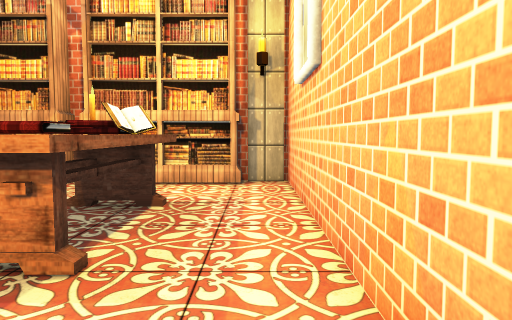
View 1 (above)

13 first-person views from a walk through a Unity game level. The camera is 1.3 m above the floor, tilts 4° down and sees 70° across. The floor is counted in squares, 1 m on a side. Each view is taken from the middle of a square. On the plan, view 1 faces up. The plan holds only what a view shows up to about 15 squares ahead; the rest is blank. The player character is not drawn. Some surface patterns are stand-ins.

View 2
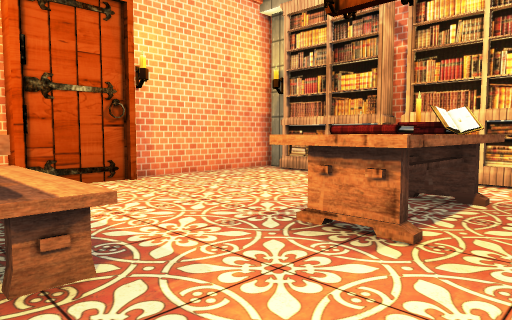

View 3
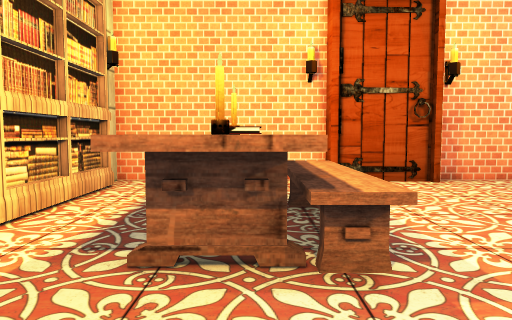

View 4
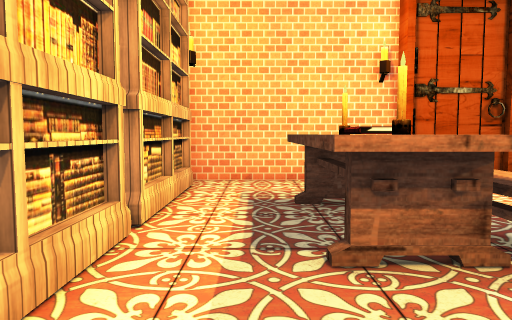

View 5
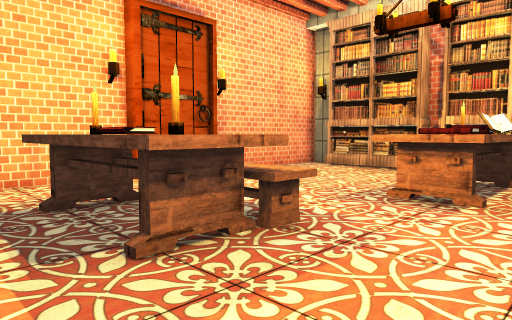

View 6
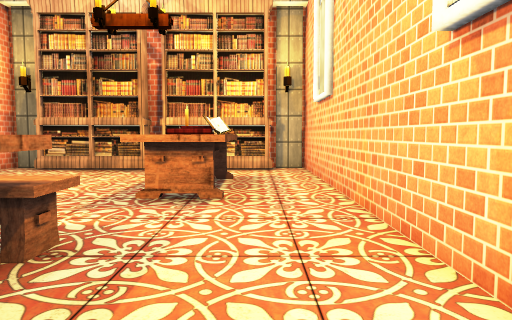

View 7
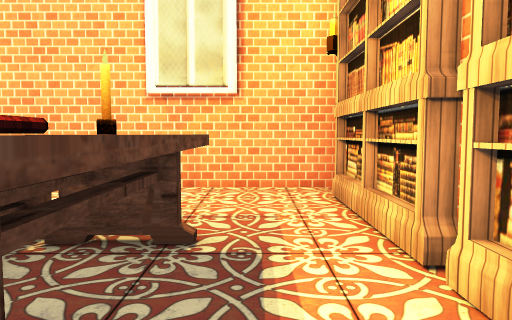

View 8
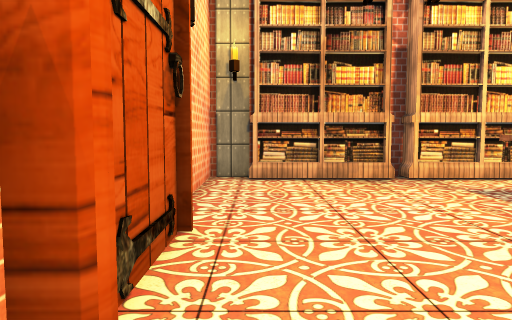

View 9
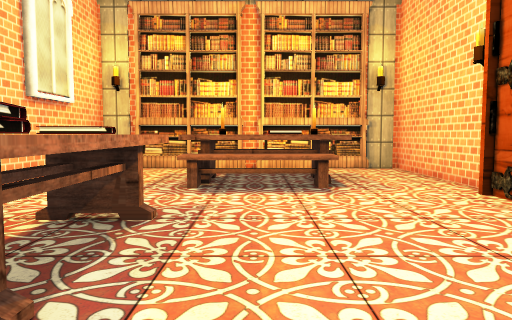

View 10
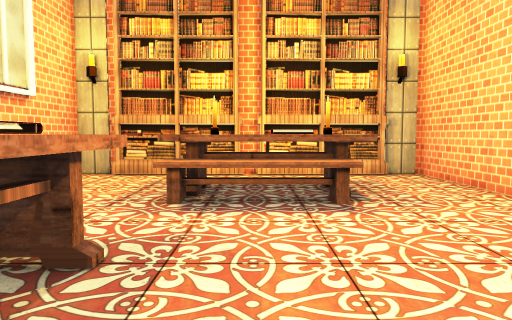

View 11
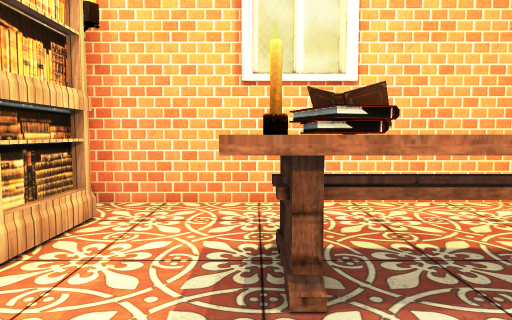

View 12
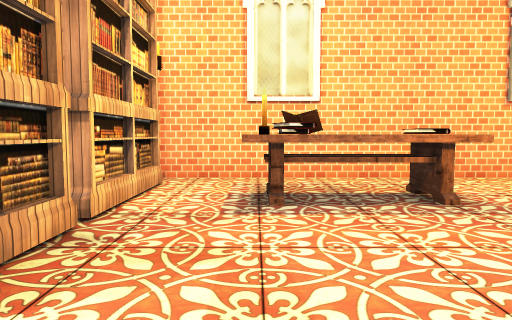

View 13
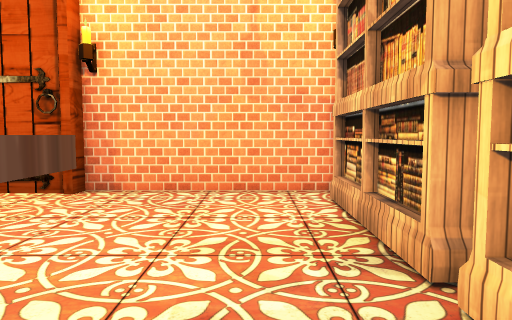

### Floor plan
Points are (right, up) in squares from view 1. A wall is a line through its corners. A room is listed if a view was taken in it or the views show most of it. See-through windows are left out.
Room 1 (views 1, 2, 3, 4, 5, 6, 7, 8, 9, 10, 11, 12, 13)
walls: (-4.5, 10.1) (-5.1, 10.1); (-5.1, -4.9) (-4.5, -4.9); (-9, 10.1) (-10.4, 10.1) (-10.4, 4.1) (-10, 4.1) (-10, 1) (-10.4, 1) (-10.4, -4.9) (-9.1, -4.9); (-0.5, -4.9) (0.9, -4.9) (0.9, 10.1) (-0.5, 10.1)
objects: bookshelf (-8, -5) to (-6, -5); bookshelf (-8, 10) to (-6, 10); other object (-7, -2) to (-3, -1); candle (-7, -1); chair (-7, 0) to (-3, 0); books (-6, -1) to (-5, -1); bookshelf (-4, -5) to (-1, -5); candle (-4, -1); bookshelf (-4, 10) to (-1, 10); books (-3, 3) to (-2, 4); other object (-3, 5) to (-2, 5); books (-3, 6); candle (-3, 7); books (-2, 6); books (-2, 7)

Positions as (right, up) in squares from view 1, and headings:
1: (0, 0), facing up
2: (0, -1), facing up-left
3: (0, -1), facing left
4: (0, -3), facing left
5: (0, -4), facing up-left
6: (-1, -4), facing up
7: (-8, -3), facing right
8: (-9, -1), facing up
9: (-5, 9), facing down
10: (-5, 7), facing down
11: (-6, 7), facing right
12: (-10, 7), facing right
13: (-2, 8), facing left
